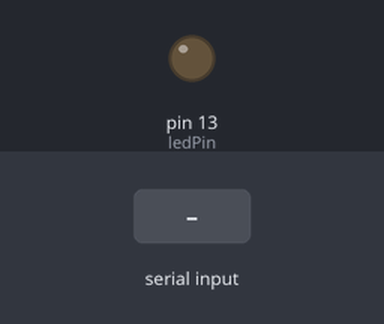
The sketch below on a simulated Arduino Uno, built with avr-gcc and run on an emulated ATmega328P. Parts: output pins drawn as LEDs (lit = HIGH). Inputs (shaded band) come from the test bench.

Above: at 1.2 s.
1.3 s: byte 30 received over Serial
At 2.1 s:
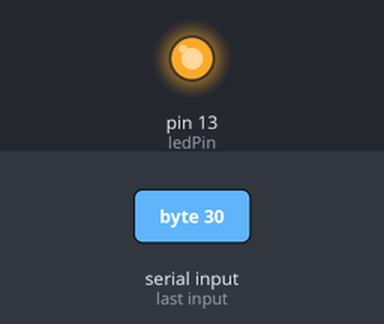
Timing chart, 0 to 5.5 s (numbered marks = the images above; inputs shaded):
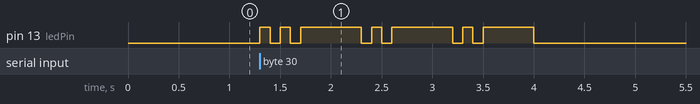

The sketch:

Arduino_serial_code.ino
```cpp
char receivedChar;
boolean newData = false;

const int ledPin = 13;

void setup() {

  Serial.begin(9600);

  pinMode(ledPin, OUTPUT);

}

void loop() {

  recvInfo();
  lightLED();

}

void recvInfo() {

  if (Serial.available() > 0) {

    receivedChar = Serial.read();
    newData = true;

  }

}

void lightLED() {

  while (newData == true) {

    for (int i = 1; i < 4; i++) {
      digitalWrite(ledPin, HIGH);
      delay(100);
      digitalWrite(ledPin, LOW);
      delay(100);
      digitalWrite(ledPin, HIGH);
      delay(100);
      digitalWrite(ledPin, LOW);
      delay(100);
      digitalWrite(ledPin, HIGH);
      delay(500);
      digitalWrite(ledPin, LOW);
    }
    newData = false;

  }

}
```

Measured:
- after the input at 1.3 s, pin 13 (ledPin): LOW → HIGH at once, then repeats every 0.90 s: LOW 0.10 s, HIGH 0.10 s, LOW 0.10 s, HIGH 0.60 s
